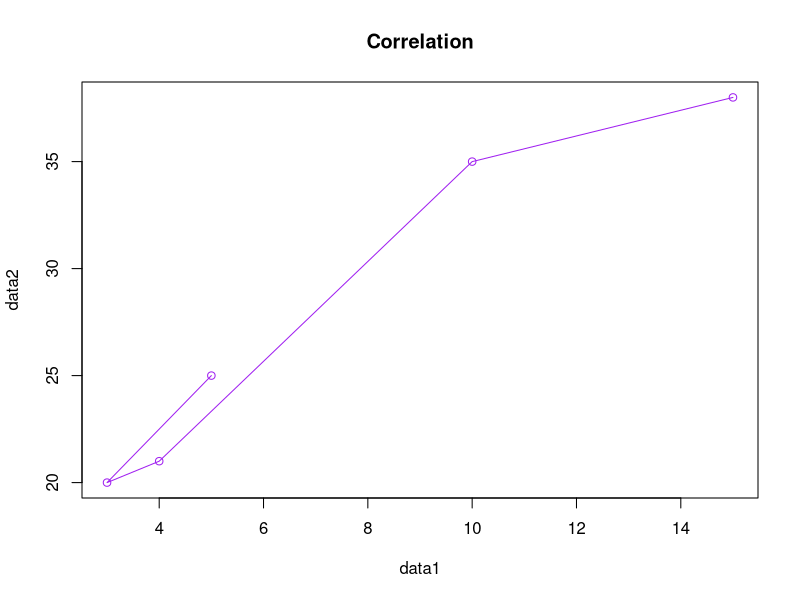

Recreate this plot in R.
data1=c(5,3,4,10,15)
data2=c(25,20,21,35,38)
count=5
cor.test(data1,data2)
plot(data1,data2,type="o",data1lab ="data1",data2lab = "data2", main = "Correlation",col="purple")
